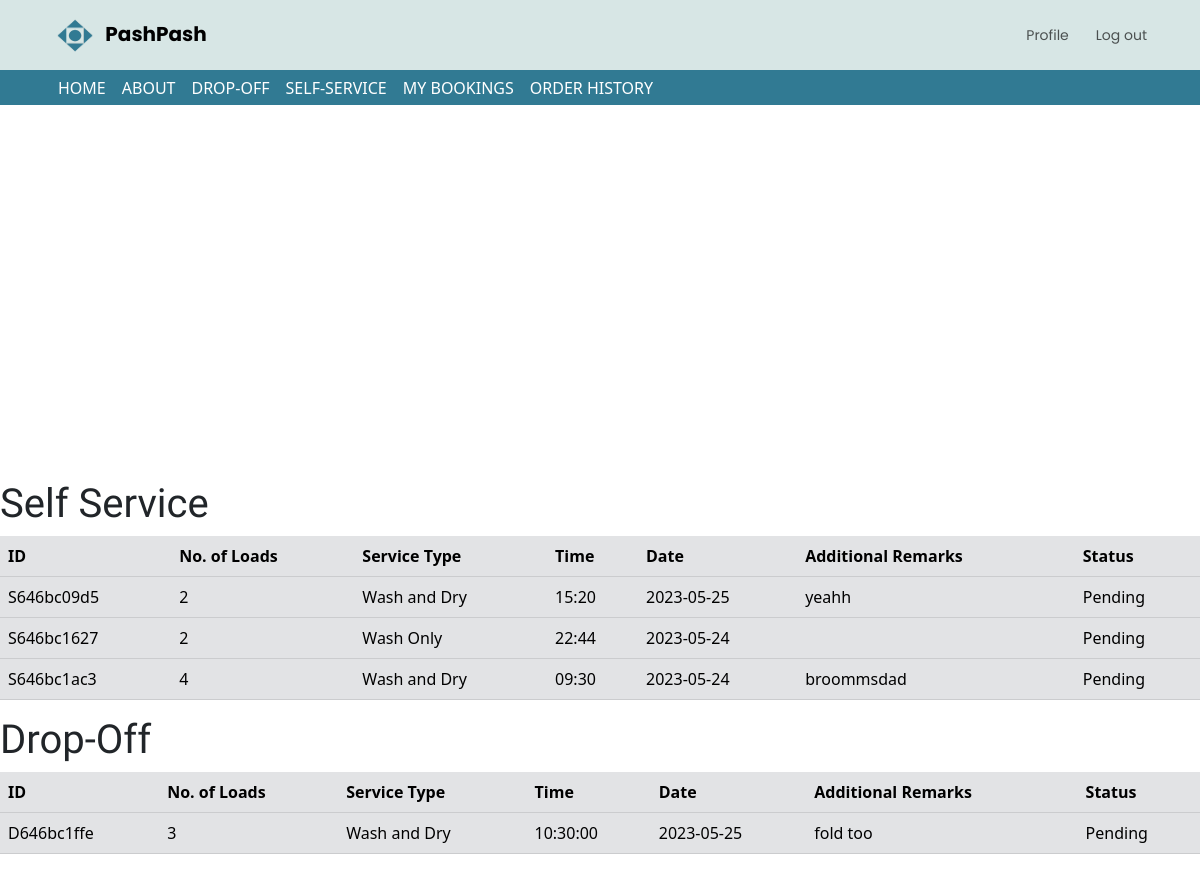
The app's page /customer/mybookings.php (signed in) with its own data.
### tables this page shows
CREATE TABLE `selfservice` (
  `selfServiceId` varchar(10) NOT NULL,
  `numberOfLoads` int(11) DEFAULT NULL,
  `serviceType` enum('Wash and Dry','Wash Only','Dry Only') DEFAULT NULL,
  `timeSlot` varchar(20) DEFAULT NULL,
  `bookingDate` date DEFAULT NULL,
  `additionalRemarks` varchar(255) DEFAULT NULL,
  `userId` int(11) DEFAULT NULL,
  `status` enum('Pending','Confirmed','Completed') NOT NULL
);

CREATE TABLE `dropoff` (
  `dropOffId` varchar(10) NOT NULL,
  `numberOfLoads` int(11) DEFAULT NULL,
  `serviceType` enum('Wash and Dry','Wash Only','Dry Only') NOT NULL,
  `timeSlot` time DEFAULT NULL,
  `bookingDate` date DEFAULT NULL,
  `additionalRemarks` varchar(255) DEFAULT NULL,
  `userId` int(11) DEFAULT NULL,
  `status` enum('Pending','Confirmed','Completed') NOT NULL
);

### customer/mybookings.php (the view, shortened to what this page needs)
<?php include('partials/menu.php'); ?>
<?php
    include "../dbconn.php";
    $userID = $_SESSION['userId'];
    $sql1 = "SELECT * FROM selfService WHERE userId = $userID";
    $result1 = mysqli_query($conn, $sql1);
    $sql2 = "SELECT * FROM dropoff WHERE userId = $userID";
    $result2 = mysqli_query($conn, $sql2);
?>
<div class = "table-responsive" style = "margin-top: 10%">
<h1>Self Service</h1>
    <table class = "table table-secondary table-hover" id = "bookings" width = "50%" cellspacing = "0">
        <thead>
            <tr>
                <th>ID</th>
                <th>No. of Loads</th>
                <th>Service Type</th>
                <th>Time</th>
                <th>Date</th>
                <th>Additional Remarks</th>
                <th>Status</th>
            </tr>
        </thead>
        <tbody>
        <?php
        if(mysqli_num_rows($result1) > 0) {
            while($row = mysqli_fetch_assoc($result1)){
            ?>
                <tr>
                    <td><?php echo $row['selfServiceId']; ?></td>
                    <td><?php echo $row['numberOfLoads']; ?></td>
                    <td><?php echo $row['serviceType']; ?></td>
                    <td><?php echo $row['timeSlot']; ?></td>
                    <td><?php echo $row['bookingDate']; ?></td>
                    <td><?php echo $row['additionalRemarks']; ?></td>
                    <td><?php echo $row['status']; ?></td>
                </tr>
            <?php
            }
        }
        else {
            echo "<tr><td colspan='6'>No Bookings</td></tr>";
        }
        ?>
        </tbody>
    </table>
</div>
<h1>Drop-Off</h1>
<div class = "table-responsive">
    <table class = "table table-secondary table-hover" id = "bookings" width = "50%" cellspacing = "0">
        <thead>
            <tr>
                <th>ID</th>
                <th>No. of Loads</th>
                <th>Service Type</th>
                <th>Time</th>
                <th>Date</th>
                <th>Additional Remarks</th>
                <th>Status</th>
            </tr>
        </thead>
        <tbody>
        <?php
        if(mysqli_num_rows($result2) > 0) {
            while($row = mysqli_fetch_assoc($result2)){
            ?>
                <tr>
                    <td><?php echo $row['dropOffId']; ?></td>
                    <td><?php echo $row['numberOfLoads']; ?></td>
                    <td><?php echo $row['serviceType']; ?></td>
                    <td><?php echo $row['timeSlot']; ?></td>
                    <td><?php echo $row['bookingDate']; ?></td>
                    <td><?php echo $row['additionalRemarks']; ?></td>
                    <td><?php echo $row['status']; ?></td>
                </tr>
            <?php
            }
        }
        else {
            echo "<tr><td colspan='6'>No Bookings</td></tr>";
        }
        ?>
        </tbody>
    </table>
</div>

### css/customer.css (style rules this page uses)
* { box-sizing: border-box; }
h1 { font-family: 'Antonio', sans-serif; color: #317a93; font-size: 90px; }

### records on screen
selfservice: selfServiceId "S646bc09d5", numberOfLoads "2", serviceType "Wash and Dry", timeSlot "15:20", bookingDate "2023-05-25", additionalRemarks "yeahh", status "Pending"
selfservice: selfServiceId "S646bc1627", numberOfLoads "2", serviceType "Wash Only", timeSlot "22:44", bookingDate "2023-05-24", status "Pending"
selfservice: selfServiceId "S646bc1ac3", numberOfLoads "4", serviceType "Wash and Dry", timeSlot "09:30", bookingDate "2023-05-24", additionalRemarks "broommsdad", status "Pending"
dropoff: dropOffId "D646bc1ffe", numberOfLoads "3", serviceType "Wash and Dry", timeSlot "10:30:00", bookingDate "2023-05-25", additionalRemarks "fold too", status "Pending"
